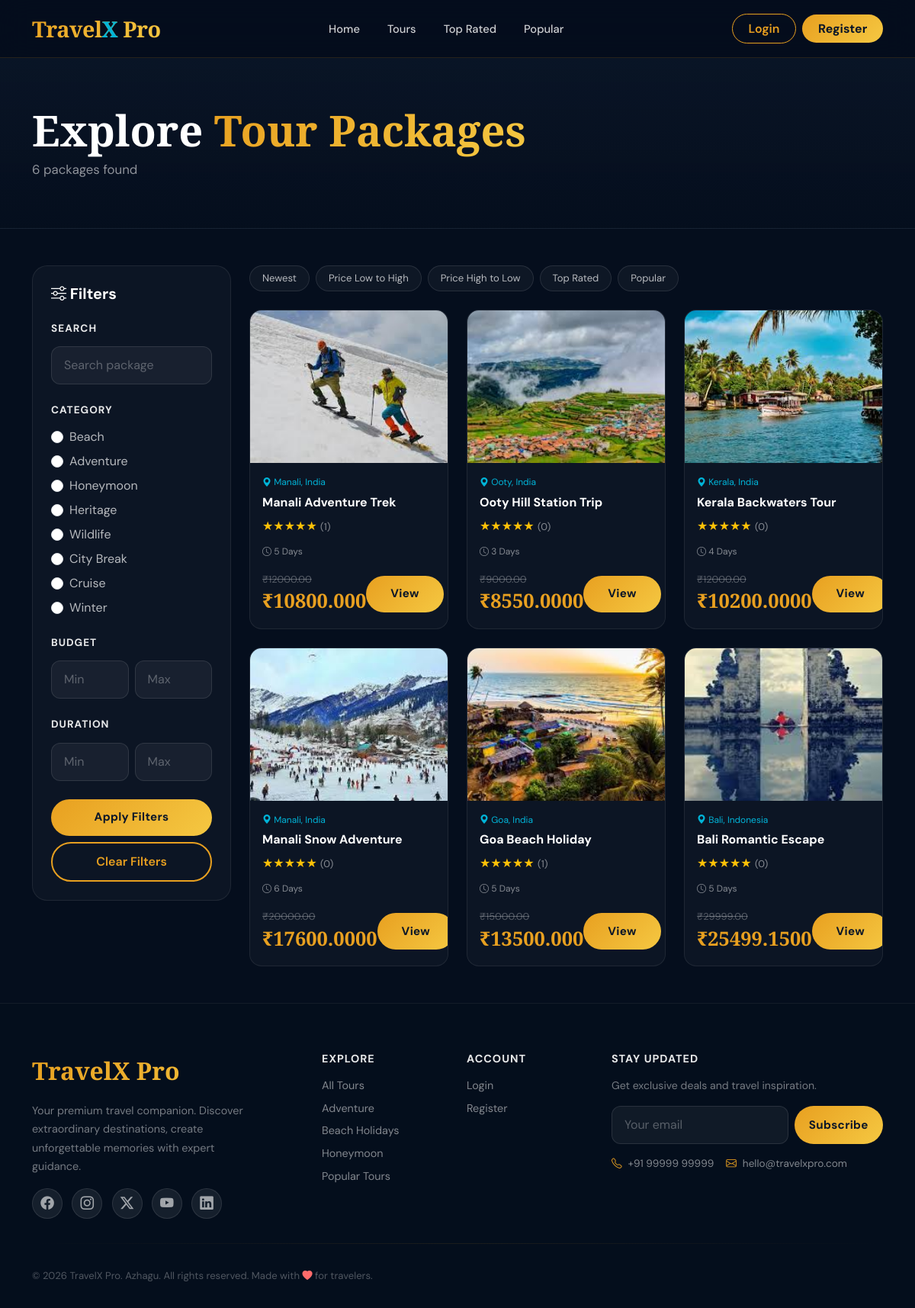
The page /tours/ on the database its author committed.
### tours/models.py (models this page shows, shortened)
class TravelCategory(models.Model):
    name = models.CharField(max_length=100)
    icon = models.CharField(max_length=50, default='bi-globe')
    description = models.TextField(blank=True)
    slug = models.SlugField(unique=True, blank=True)

class TourPackage(models.Model):
    DIFFICULTY_CHOICES = [
        ('easy', 'Easy'),
        ('moderate', 'Moderate'),
        ('challenging', 'Challenging'),
    ]
    HOTEL_TYPE_CHOICES = [
        ('budget', 'Budget (2★)'),
        ('standard', 'Standard (3★)'),
        ('deluxe', 'Deluxe (4★)'),
        ('luxury', 'Luxury (5★)'),
    ]
    TRANSPORT_CHOICES = [
        ('flight', 'Flight'),
        ('train', 'Train'),
        ('bus', 'Bus'),
        ('cruise', 'Cruise'),
        ('self_drive', 'Self Drive'),
    ]
    package_id = models.UUIDField(default=uuid.uuid4, editable=False, unique=True)
    title = models.CharField(max_length=300)
    slug = models.SlugField(unique=True, blank=True, max_length=350)
    destination = models.ForeignKey(
        Destination,
        on_delete=models.SET_NULL,
        null=True,
        related_name='packages'
    )
    category = models.ForeignKey(
        TravelCategory,
        on_delete=models.SET_NULL,
        null=True,
        related_name='packages'
    )
    agent = models.ForeignKey(
        User,
        on_delete=models.SET_NULL,
        null=True,
        blank=True,
        related_name='packages'
    )
    description = models.TextField()
    short_description = models.CharField(max_length=500)
    highlights = models.TextField(help_text='One highlight per line')
    price_per_person = models.DecimalField(max_digits=10, decimal_places=2)
    discount_percentage = models.PositiveIntegerField(default=0, validators=[MaxValueValidator(100)])
    child_price = models.DecimalField(max_digits=10, decimal_places=2, default=0)
    duration_days = models.PositiveIntegerField()
    duration_nights = models.PositiveIntegerField()
    hotel_type = models.CharField(max_length=20, choices=HOTEL_TYPE_CHOICES, default='standard')
    hotel_details = models.TextField(blank=True)
    transport_type = models.CharField(max_length=20, choices=TRANSPORT_CHOICES, default='flight')
    transport_details = models.TextField(blank=True)
    food_details = models.TextField(blank=True)
    difficulty = models.CharField(max_length=20, choices=DIFFICULTY_CHOICES, default='easy')
    total_seats = models.PositiveIntegerField(default=20)
    available_seats = models.PositiveIntegerField(default=20)
    start_date = models.DateField(null=True, blank=True)
    end_date = models.DateField(null=True, blank=True)
    inclusions = models.TextField(blank=True)
    exclusions = models.TextField(blank=True)
    is_active = models.BooleanField(default=True)
    is_featured = models.BooleanField(default=False)
    is_bestseller = models.BooleanField(default=False)
    view_count = models.PositiveIntegerField(default=0)
    booking_count = models.PositiveIntegerField(default=0)
    avg_rating = models.DecimalField(max_digits=3, decimal_places=1, default=0)
    review_count = models.PositiveIntegerField(default=0)
    created_at = models.DateTimeField(auto_now_add=True)
    updated_at = models.DateTimeField(auto_now=True)
    class Meta:
        ordering = ['-created_at']
    @property
    def discounted_price(self):
        price = self.price_per_person
        discount = Decimal(self.discount_percentage) / Decimal('100')
        return price * (Decimal('1') - discount)

class PackageImage(models.Model):
    package = models.ForeignKey(TourPackage, on_delete=models.CASCADE, related_name='images')
    image = models.ImageField(upload_to='packages/')
    caption = models.CharField(max_length=200, blank=True)
    is_primary = models.BooleanField(default=False)
    order = models.PositiveIntegerField(default=0)
    class Meta:
        ordering = ['order']

class Destination(models.Model):
    name = models.CharField(max_length=200)
    country = models.CharField(max_length=100)
    description = models.TextField()
    image = models.ImageField(upload_to='destinations/', blank=True, null=True)
    latitude = models.DecimalField(max_digits=9, decimal_places=6, null=True, blank=True)
    longitude = models.DecimalField(max_digits=9, decimal_places=6, null=True, blank=True)
    is_popular = models.BooleanField(default=False)
    created_at = models.DateTimeField(auto_now_add=True)

### tours/views.py (the view)
# urls.py: path('', views.package_list, name='package_list'),
def package_list(request):
    packages = TourPackage.objects.filter(is_active=True)
    categories = TravelCategory.objects.all()
    destinations = Destination.objects.all()
    search_query = request.GET.get('q', '')
    destination = request.GET.get('destination', '')
    category = request.GET.get('category', '')
    min_price = request.GET.get('min_price', '')
    max_price = request.GET.get('max_price', '')
    min_days = request.GET.get('min_days', '')
    max_days = request.GET.get('max_days', '')
    sort_by = request.GET.get('sort', '-created_at')
    if search_query:
        packages = packages.filter(
            Q(title__icontains=search_query) |
            Q(destination__name__icontains=search_query) |
            Q(description__icontains=search_query)
        )
    if destination:
        packages = packages.filter(destination__id=destination)
    if category:
        packages = packages.filter(category__slug=category)
    if min_price:
        packages = packages.filter(price_per_person__gte=min_price)
    if max_price:
        packages = packages.filter(price_per_person__lte=max_price)
    if min_days:
        packages = packages.filter(duration_days__gte=min_days)
    if max_days:
        packages = packages.filter(duration_days__lte=max_days)
    sort_options = {
        'price_asc': 'price_per_person',
        'price_desc': '-price_per_person',
        'rating': '-avg_rating',
        'popular': '-booking_count',
        'newest': '-created_at',
        'duration_asc': 'duration_days',
    }
    packages = packages.order_by(sort_options.get(sort_by, '-created_at'))
    paginator = Paginator(packages, 9)
    page_number = request.GET.get('page')
    page_obj = paginator.get_page(page_number)
    context = {
        'page_obj': page_obj,
        'categories': categories,
        'destinations': destinations,
        'search_query': search_query,
        'selected_destination': destination,
        'selected_category': category,
        'sort_by': sort_by,
        'total_count': packages.count(),
    }
    return render(request, 'tours/package_list.html', context)

### templates/tours/package_list.html (shortened to what this page needs)
{% extends 'base.html' %}
{% load custom_filters %}
{% block content %}
<div style="background:linear-gradient(180deg,rgba(10,22,40,0.8) 0%,rgba(5,14,29,0.95) 100%);padding:4rem 0 3rem;border-bottom:1px solid rgba(255,255,255,0.06);">
  <div class="container">
    <h1 class="section-title mb-2">
      Explore <span class="highlight">Tour Packages</span>
    </h1>
    <p class="section-subtitle">
      {{ total_count }} packages found
    </p>
  </div>
</div>
<div class="container py-5">
  <div class="row g-4">
    <div class="col-lg-3">
      <div class="filter-sidebar">
        <h5 style="color:#fff;font-weight:700;margin-bottom:1.5rem;">
          <i class="bi bi-sliders"></i> Filters
        </h5>
        <form method="GET" id="filterForm">
          <div class="filter-section">
            <div class="filter-title">Search</div>
            <input type="text"
                   name="q"
                   value="{{ search_query }}"
                   class="form-control form-control-tx"
                   placeholder="Search package">
          </div>
          <div class="filter-section">
            <div class="filter-title">Category</div>
            {% for cat in categories %}
            <div class="form-check mb-2">
              <input class="form-check-input"
                     type="radio"
                     name="category"
                     id="cat{{ cat.id }}"
                     value="{{ cat.slug }}"
                     {% if selected_category == cat.slug %}checked{% endif %}>
              <label class="form-check-label"
                     for="cat{{ cat.id }}"
                     style="color:rgba(255,255,255,0.7);">
                {{ cat.name }}
              </label>
            </div>
            {% endfor %}
          </div>
          <div class="filter-section">
            <div class="filter-title">Budget</div>
            <div class="row g-2">
              <div class="col-6">
                <input type="number"
                       name="min_price"
                       value="{{ request.GET.min_price }}"
                       class="form-control form-control-tx"
                       placeholder="Min">
              </div>
              <div class="col-6">
                <input type="number"
                       name="max_price"
                       value="{{ request.GET.max_price }}"
                       class="form-control form-control-tx"
                       placeholder="Max">
              </div>
            </div>
          </div>
          <div class="filter-section">
            <div class="filter-title">Duration</div>
            <div class="row g-2">
              <div class="col-6">
                <input type="number"
                       name="min_days"
                       value="{{ request.GET.min_days }}"
                       class="form-control form-control-tx"
                       placeholder="Min">
              </div>
              <div class="col-6">
                <input type="number"
                       name="max_days"
                       value="{{ request.GET.max_days }}"
                       class="form-control form-control-tx"
                       placeholder="Max">
              </div>
            </div>
          </div>
          <button type="submit" class="btn-tx-primary btn w-100 mb-2">
            Apply Filters
          </button>
          <a href="{% url 'package_list' %}"
             class="btn-tx-outline btn w-100">
            Clear Filters
          </a>
        </form>
      </div>
    </div>
    <div class="col-lg-9">
      <div class="d-flex flex-wrap gap-2 mb-4">
        {% for item in "Newest,newest|Price Low to High,price_asc|Price High to Low,price_desc|Top Rated,rating|Popular,popular"|split:"|" %}
        {% with item|split:"," as parts %}
        <a href="?sort={{ parts.1 }}"
           class="sort-btn {% if sort_by == parts.1 %}active{% endif %}">
          {{ parts.0 }}
        </a>
        {% endwith %}
        {% endfor %}
      </div>
      {% if page_obj %}
      <div class="row g-4">
        {% for pkg in page_obj %}
        <div class="col-md-6 col-xl-4">
          <div class="pkg-list-card">
            <div style="height:200px;overflow:hidden;position:relative;">
              {% if pkg.images.first %}
              <img src="{{ pkg.images.first.image.url }}"
                   alt="{{ pkg.title }}"
                   style="width:100%;height:100%;object-fit:cover;">
              {% else %}
              <div style="width:100%;height:100%;background:linear-gradient(135deg,#0d2040,#1a3a6b);display:flex;align-items:center;justify-content:center;font-size:4rem;">
                🌴
              </div>
              {% endif %}
            </div>
            <div style="padding:1rem;display:flex;flex-direction:column;flex:1;">
              <div style="font-size:0.75rem;color:var(--tx-teal);margin-bottom:0.4rem;">
                <i class="bi bi-geo-alt-fill"></i>
                {{ pkg.destination.name }},
                {{ pkg.destination.country }}
              </div>
              <h4 style="color:#fff;font-size:1rem;font-weight:700;line-height:1.4;flex:1;">
                <a href="{% url 'package_detail' pkg.slug %}"
                   style="text-decoration:none;color:inherit;">
                  {{ pkg.title }}
                </a>
              </h4>
              <div class="mb-2">
                <span style="color:#ffc107;">
                  ★★★★★
                </span>
                <span style="font-size:0.8rem;color:rgba(255,255,255,0.5);">
                  ({{ pkg.review_count }})
                </span>
              </div>
              <div class="mb-3">
                <span style="font-size:0.75rem;color:rgba(255,255,255,0.5);">
                  <i class="bi bi-clock"></i>
                  {{ pkg.duration_days }} Days
                </span>
              </div>
              <div style="display:flex;justify-content:space-between;align-items:center;">
                <div>
                  {% if pkg.discount_percentage %}
                  <div style="text-decoration:line-through;color:rgba(255,255,255,0.3);font-size:0.8rem;">
                    ₹{{ pkg.price_per_person }}
                  </div>
                  {% endif %}
                  <div class="price-tag">
                    ₹{{ pkg.discounted_price }}
                  </div>
                </div>
                <a href="{% url 'package_detail' pkg.slug %}"
                   class="btn-tx-primary btn">
                  View
                </a>
              </div>
            </div>
          </div>
        </div>
        {% endfor %}
      </div>
      {% endif %}
    </div>
  </div>
</div>
{% endblock %}

### rows shown on the page
TravelCategory: slug "☐ Beach", name "Beach"
TravelCategory: slug "☐ Adventure", name "Adventure"
TravelCategory: slug "☐ Honeymoon", name "Honeymoon"
TravelCategory: slug "☐ Heritage", name "Heritage"
TravelCategory: slug "☐ Wildlife", name "Wildlife"
TravelCategory: slug "☐ City Break", name "City Break"
TravelCategory: slug "☐ Cruise", name "Cruise"
TravelCategory: slug "☐ Winter", name "Winter"
TourPackage: images.first.image (picture), destination.name "Manali", destination.country "India", title "Manali Adventure Trek", review_count "1", duration_days "5", price_per_person "12000.00", discounted_price "10800.000"
TourPackage: images.first.image (picture), destination.name "Ooty", destination.country "India", title "Ooty Hill Station Trip", review_count "0", duration_days "3", price_per_person "9000.00", discounted_price "8550.0000"
TourPackage: images.first.image (picture), destination.name "Kerala", destination.country "India", title "Kerala Backwaters Tour", review_count "0", duration_days "4", price_per_person "12000.00", discounted_price "10200.0000"
TourPackage: images.first.image (picture), destination.name "Manali", destination.country "India", title "Manali Snow Adventure", review_count "0", duration_days "6", price_per_person "20000.00", discounted_price "17600.0000"
TourPackage: images.first.image (picture), destination.name "Goa", destination.country "India", title "Goa Beach Holiday", review_count "1", duration_days "5", price_per_person "15000.00", discounted_price "13500.000"
TourPackage: images.first.image (picture), destination.name "Bali", destination.country "Indonesia", title "Bali Romantic Escape", review_count "0", duration_days "5", price_per_person "29999.00", discounted_price "25499.1500"

### other values the page prints
{{ total_count }} "6"
{{ parts.0 }} "Newest" "Price Low to High" "Price High to Low" "Top Rated" "Popular"
